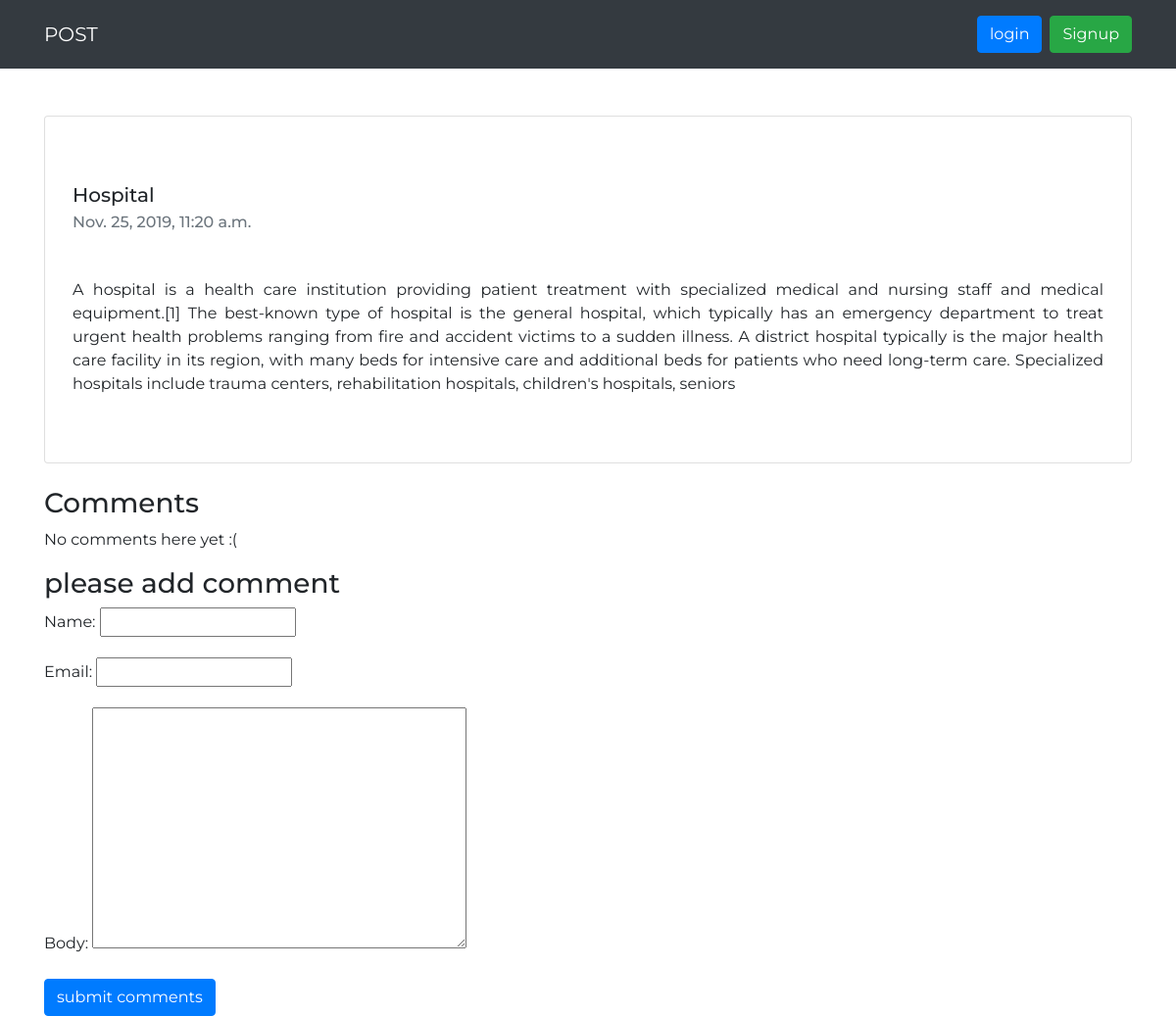
Page /detail/19 on the committed database.
### blogapp/models.py (models this page shows, shortened)
class Post(models.Model):
    STATUS_CHOICE=(('draft','Draft'),('published','Published'))
    title=models.CharField(max_length=260)
    slug=models.SlugField(max_length=264,unique_for_date='publish')
    author=models.ForeignKey(User,related_name='blog_posts',on_delete=models.CASCADE)
    body=models.TextField()
    publish=models.DateTimeField(default=timezone.now)
    created=models.DateTimeField(auto_now_add=True)
    updated=models.DateTimeField(auto_now=True)
    status=models.CharField(max_length=20,choices=STATUS_CHOICE,default='draft')
    objects=CustomManager()
    class Meta:
        ordering=('-publish',)

### blogapp/views.py (the view, shortened to what this page needs)
# urls.py: path('detail/<int:pk>',views.detail_view.as_view()),
class detail_view(DetailView):
    model=Post
    template_name='blogapp/detail.html'
    def get_context_data(self,**kwargs):
        context=super(detail_view,self).get_context_data(**kwargs)
        context['form']=CommentForm
        context['comments']=Comment.objects.filter(post=self.get_object())
        return context

### blogapp/models.py (called while the page is built)
    def get_queryset(self):
        return super().get_queryset().filter(status='published')

### templates/blogapp/detail.html (shortened to what this page needs)
<!DOCTYPE html>
{% extends 'blogapp/base.html'%}
{% block content %}
<div class="card mb-4 py-5 px-2">
    <div class="card-body">
        <h5 class="card-title" id="blog-title">{{post.title}}</h5>
        <h6 class="card-subtitle mb-5 text-muted">{{post.publish}}</h6>
        <p class="card-text text-justify">{{post.body}}</p>
    </div>
</div>
<h3>Comments</h3>
{% for c in comments %}
    <div class="comment">
        <a>name: {{ c.name}}<a><br>
        <p>comment :{{ c.body| linebreaks }}</p><br><br>
    </div>
{% empty %}
    <p>No comments here yet :(</p>
{% endfor %}
<h3>please add comment</h3>
{% if comment %}
<h2>our comment is added successfully</h2>
{% else %}
<form  method="post">
  {{form.as_p}}
  <input type="submit" class="btn btn-primary" value="submit comments">
  </form>
</div>
{% endif %}
{% endblock %}

### static/css/style.css (style rules this page uses)
body { background-repeat: no-repeat; background-size: cover; font-family: Montserrat; }
#blog-title { text-transform: capitalize; }

### rows in the picture
Post: title "Hospital", publish "Nov. 25, 2019, 11:20 a.m.", body "A hospital is a health care institution providing patient treatment with specialized medical and nursing staff and medical equipment.[1] The best-known type of hospital is the general hospital, which typically has an emergency department to treat urgent health problems ranging from fire and accident victims to a sudden illness. A district hospital typically is the major health care facility in its region, with many beds for intensive care and additional beds for patients who need long-term care. Specialized hospitals include trauma centers, rehabilitation hospitals, children's hospitals, seniors"
